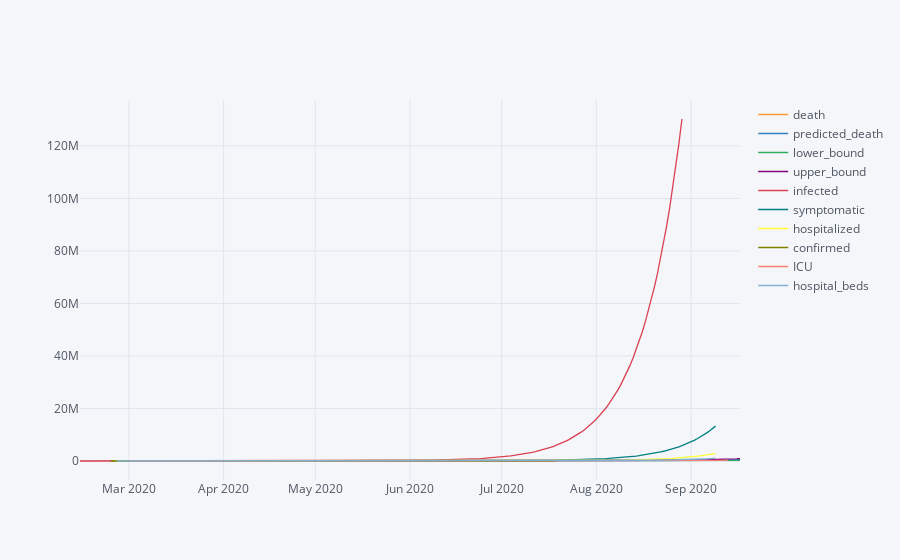

Notebook cell for this chart:
### Code cell
cum_metrics.iplot()

### Figure 1 — Plotly figure (JSON) as saved in the notebook; plotly's stock layout.template omitted (floating-point values rounded to 4 significant figures; data arrays with more than 128 entries replaced by an {"elided": "..."} marker saying what was removed)
{"data": [{"line": {"color": "rgba(255, 153, 51, 1.0)", "dash": "solid", "shape": "linear", "width": 1.3}, "mode": "lines", "name": "death", "text": "", "type": "scatter", "x": {"elided": "217 str values"}, "y": {"elided": "217 mixed values"}}, {"line": {"color": "rgba(55, 128, 191, 1.0)", "dash": "solid", "shape": "linear", "width": 1.3}, "mode": "lines", "name": "predicted_death", "text": "", "type": "scatter", "x": {"elided": "217 str values"}, "y": {"elided": "217 mixed values"}}, {"line": {"color": "rgba(50, 171, 96, 1.0)", "dash": "solid", "shape": "linear", "width": 1.3}, "mode": "lines", "name": "lower_bound", "text": "", "type": "scatter", "x": {"elided": "217 str values"}, "y": {"elided": "217 mixed values"}}, {"line": {"color": "rgba(128, 0, 128, 1.0)", "dash": "solid", "shape": "linear", "width": 1.3}, "mode": "lines", "name": "upper_bound", "text": "", "type": "scatter", "x": {"elided": "217 str values"}, "y": {"elided": "217 mixed values"}}, {"line": {"color": "rgba(219, 64, 82, 1.0)", "dash": "solid", "shape": "linear", "width": 1.3}, "mode": "lines", "name": "infected", "text": "", "type": "scatter", "x": {"elided": "217 str values"}, "y": {"elided": "217 mixed values"}}, {"line": {"color": "rgba(0, 128, 128, 1.0)", "dash": "solid", "shape": "linear", "width": 1.3}, "mode": "lines", "name": "symptomatic", "text": "", "type": "scatter", "x": {"elided": "217 str values"}, "y": {"elided": "217 mixed values"}}, {"line": {"color": "rgba(255, 255, 51, 1.0)", "dash": "solid", "shape": "linear", "width": 1.3}, "mode": "lines", "name": "hospitalized", "text": "", "type": "scatter", "x": {"elided": "217 str values"}, "y": {"elided": "217 mixed values"}}, {"line": {"color": "rgba(128, 128, 0, 1.0)", "dash": "solid", "shape": "linear", "width": 1.3}, "mode": "lines", "name": "confirmed", "text": "", "type": "scatter", "x": {"elided": "217 str values"}, "y": {"elided": "217 mixed values"}}, {"line": {"color": "rgba(251, 128, 114, 1.0)", "dash": "solid", "shape": "linear", "width": 1.3}, "mode": "lines", "name": "ICU", "text": "", "type": "scatter", "x": {"elided": "217 str values"}, "y": {"elided": "217 mixed values"}}, {"line": {"color": "rgba(128, 177, 211, 1.0)", "dash": "solid", "shape": "linear", "width": 1.3}, "mode": "lines", "name": "hospital_beds", "text": "", "type": "scatter", "x": {"elided": "217 str values"}, "y": {"elided": "217 mixed values"}}], "layout": {"legend": {"bgcolor": "#F5F6F9", "font": {"color": "#4D5663"}}, "paper_bgcolor": "#F5F6F9", "plot_bgcolor": "#F5F6F9", "title": {"font": {"color": "#4D5663"}}, "xaxis": {"gridcolor": "#E1E5ED", "showgrid": true, "tickfont": {"color": "#4D5663"}, "title": {"font": {"color": "#4D5663"}, "text": ""}, "zerolinecolor": "#E1E5ED"}, "yaxis": {"gridcolor": "#E1E5ED", "showgrid": true, "tickfont": {"color": "#4D5663"}, "title": {"font": {"color": "#4D5663"}, "text": ""}, "zerolinecolor": "#E1E5ED"}}}
